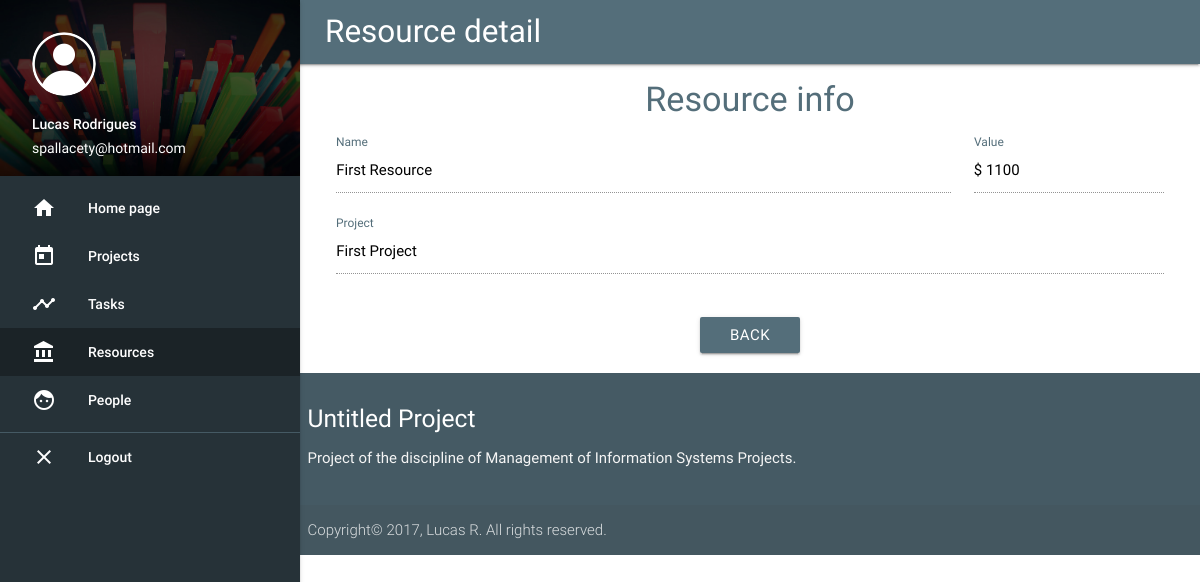
Page /resource/1 (signed in) on the committed database.
### core/models.py (models this page shows)
class Resource(models.Model):
  name = models.CharField(max_length=255)
  value = models.IntegerField()
  project = models.ForeignKey(Project, related_name='resources', on_delete=models.CASCADE)

class Project(models.Model):
  name = models.CharField(max_length=128)
  manager = models.ForeignKey(User, related_name='projects', on_delete=models.CASCADE)
  description = models.TextField()
  start_date = models.DateField()
  end_date = models.DateField()

### core/views.py (the view)
# urls.py: url(r'^resource/(?P<resource_id>\d+)$', resource_detail, name='resource_detail'),
@login_required
def resource_detail(request, resource_id):
  config = MetaConfig(title="Resource detail", active_class="resources")
  resource = Resource.objects.get(id=resource_id)
  return render(request, 'resource_detail.html', {'resource': resource,
                                                  'user': get_current_user(request),
                                                  'config': config})

### core/views.py (called while the page is built)
@login_required
def get_current_user(request):
  return request.user

### core/templates/resource_detail.html
{% extends 'base.html' %}
{% block content %}
<h4 class="main-text center">Resource info</h4>
<div class="row">
    <div class="col s12 m9">
    <div class="input-field">
      <input disabled type="text" class="black-text" id="name" value="{{ resource.name }}">
      <label for="name" class="main-text">Name</label>
    </div>
  </div>
  <div class="col s12 m3">
    <div class="input-field">
      <input disabled type="text" class="black-text" id="value" value="$ {{ resource.value }}">
      <label for="value" class="main-text">Value</label>
    </div>
  </div>
  <div class="col s12">
    <div class="input-field">
      <input disabled type="text" class="black-text" id="project" value="{{ resource.project.name }}">
      <label for="project" class="main-text">Project</label>
    </div>
  </div>
  <div class="col s12 center">
    <br>
    <a href="{% url 'resources' %}" class="btn waves-effect waves-light main-color">Back</a>
    <br>
  </div>
</div>
{% endblock %}

### core/templates/base.html (shortened to what this page needs)
{% load staticfiles %}
<html lang="pt-br">
<head>
  <link href="{% static 'css/materialize.css' %}" type="text/css" rel="stylesheet" media="screen,projection"/>
  <link href="{% static 'css/style.css' %}" type="text/css" rel="stylesheet" media="screen,projection"/>
</head>
<body>
<nav class="blue-grey darken-1" role="navigation">
  <a href="#" class="brand-logo content">{{ config.title }}</a>
  <ul id="slide-out" class="side-nav fixed blue-grey darken-4">
    <li>
      <div class="userView">
        <div class="background">
          <img class="responsive-img" src="{% static 'images/bg-nav.jpg' %}">
        </div>
        <span><img class="circle" src="{% static 'images/profile.png' %}"></span>
        <span class="white-text name">{{ user.first_name }}</span>
        <span class="white-text email">{{ user.email }}</span>
      </div>
    </li>
    <li class="{% if config.active_class == 'index' %}active{% endif %}"><a
        class="waves-effect white-text" href="/"><i class="material-icons white-text">home</i>Home page</a>
    </li>
    <li class="{% if config.active_class == 'projects' %}active{% endif %}"><a
        class="waves-effect white-text" href="{% url 'projects' %}"><i class="material-icons white-text">today</i>Projects</a>
    </li>
    <li class="{% if config.active_class == 'tasks' %}active{% endif %}"><a
        class="waves-effect white-text" href="{% url 'tasks' %}"><i class="material-icons white-text">timeline</i>Tasks</a>
    </li>
    <li class="{% if config.active_class == 'resources' %}active{% endif %}"><a
        class="waves-effect white-text" href="{% url 'resources' %}"><i class="material-icons white-text">account_balance</i>Resources</a>
    </li>
    <li class="{% if config.active_class == 'people' %}active{% endif %}"><a class="waves-effect white-text"
                                                                             href="{% url 'people' %}"><i
        class="material-icons white-text">face</i>People</a></li>
    <li><div class="divider blue-grey darken-2"></div></li>
    <li><a class="waves-effect white-text" href="{% url 'logout' %}"><i class="material-icons white-text">close</i>Logout</a></li>
  </ul>
</nav>
<div class="content">
  {% block content %}
  {% endblock %}
</div>
<footer class="page-footer blue-grey darken-2">
  <div class="container">
    <div class="row">
      <div class="col">
        <h5 class="white-text">Untitled Project</h5>
        <p class="grey-text text-lighten-4">Project of the discipline of Management of Information Systems Projects.</p>
      </div>
    </div>
  </div>
  <div class="footer-copyright">
    <div class="container">
      Copyright© 2017, Lucas R. All rights reserved.
    </div>
  </div>
</footer>
</body>
</html>

### core/static/css/style.css (style rules this page uses)
.main-text { color: #546e7a !important; }
.main-color { background-color: #546e7a !important; }
header, main, footer { padding-left: 150px; }
@media only screen and (min-width: 993px) { .content { margin-left: 325px; margin-right: 25px; } }
nav ul li.active { background-color: rgba(0, 0, 0, 0.3) !important; }

### rows in the picture
Resource: name "First Resource", value "$ 1100", project.name "First Project"

### other values in the picture
{{ config.title }} "Resource detail"
{{ user.first_name }} "Lucas Rodrigues"
{{ user.email }} "spallacety@hotmail.com"
